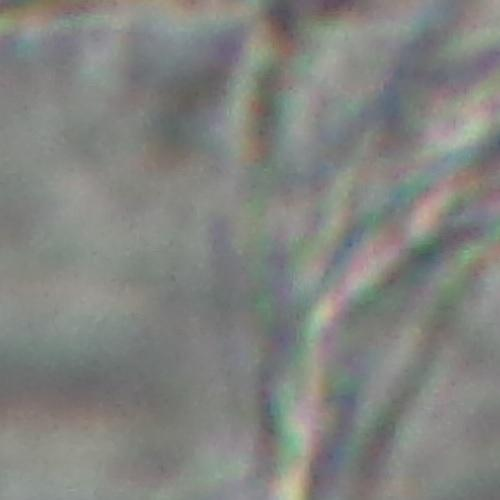
#> input picture Defungi/H1/H1_1a_1.jpg, 500 x 500 px; its folder holds only this picture in this run
$ jupyter execute --allow-errors EE258_Project.ipynb
#> lines starting #> are read from the running program, lines starting #| are printed output that depends on the picture
## Fungi Image Classification

[cell 1]
import matplotlib.pyplot as plt
import pandas as pd
import numpy as np
import os
import glob
import cv2
from sklearn.model_selection import train_test_split, KFold, cross_val_score, cross_val_predict, cross_validate, ShuffleSplit
from sklearn import preprocessing

import tensorflow as tf
#from tensorflow import keras
from tensorflow.keras.layers import Dense, Dropout, Input, Conv2D, GlobalAveragePooling2D, BatchNormalization, DepthwiseConv2D, Activation, Add, MaxPool2D
import keras
#from tensorflow.keras import layers
from tensorflow.keras import regularizers
from tensorflow.keras.optimizers import SGD, Adam, AdamW
#from tensorflow.keras.wrappers.scikit_learn import KerasClassifier
from scikeras.wrappers import KerasClassifier
from sklearn.pipeline import Pipeline
from sklearn.pipeline import FeatureUnion
from sklearn.preprocessing import StandardScaler
from tensorflow.keras.callbacks import Callback
from skimage.metrics import structural_similarity as ssim
from sklearn.model_selection import learning_curve
from tensorflow.keras.callbacks import EarlyStopping
import joblib
import collections
from sklearn.metrics import classification_report, confusion_matrix

print("Tensorflow Version:", tf.__version__)
print("Keras Version:", keras.__version__)

#project_path = 'Defungi_S'
project_path = 'Defungi'
#project_path = 'Defungi_Preprocessing'
project_seed = 42
project_image_size = (32,32)
#project_image_size = (64,64)
#project_image_size = (128,128)
#project_image_size = (500,500)
project_filter_size = 256
#project_batch_size = 16
project_batch_size = 128
project_epochs = 10
project_folds = 5
#project_split = 0.15   # Optimal split for ResNet
project_split = 0.3   # Optimal split for ConvMixer
#project_learning_rate = 0.001
project_learning_rate = 0.00032
project_auto = tf.data.AUTOTUNE

### Preprocessing the Data and Organizing as a csv-file

[cell 2]
import matplotlib.pyplot as plt
import matplotlib.image as mpimg
import os

# [4 lines left out: function plot_image, not called in this run]

[cell 3]
def variance_of_filtered_image(image_path, ker_edge_detect, is_im_show = 0):
    image = cv2.imread(image_path)
    image_gray = cv2.cvtColor(image,cv2.COLOR_BGR2GRAY)
    img = cv2.filter2D(src = image_gray.astype("uint8"), ddepth = -1, kernel = ker_edge_detect)
    variance = np.var(img)
    if is_im_show:
        print(variance)
        plot_image(image_path)
        plt.imshow(img)
        plt.show()  # Display the image
    return variance

[cell 4]
# [22 lines left out: functions mse, compare_images, not called in this run]

[cell 5]
def image_variance(image_path, is_im_show = 0):
#> called with image_path = 'Defungi/H1/H1_1a_1.jpg', is_im_show = 0
    image  = cv2.imread(image_path)
#> image is the input picture: shape (500, 500, 3); mean B, G, R 128.3, 131.9, 130.2
    mean = np.mean(image)
#> mean = 130.1
    variance = np.mean((image - mean) ** 2)
#> variance = 199.2
    if is_im_show:
        print(image_path)
        print(variance)
        plot_image(image_path)
    return variance

[cell 6]
ker_edge_detect_1 = np.array([[-1, -1, -1],
                              [-1,  8, -1],
                              [-1, -1, -1]])
ker_edge_detect_2 = np.array([[ 0, -1,  0],
                              [-1,  4, -1],
                              [ 0, -1,  0]])
ker_Sobel_x = np.array([[ -1,  0,  1],
                        [ -2,  0,  2],
                        [ -1,  0,  1]])
ker_Sobel_y = np.array([[ -1, -2, -1],
                        [  0,  0,  0],
                        [  1,  2,  1]])
ker_Sharpen = np.array([[ 0, -1,  0],
                        [-1,  5, -1],
                        [ 0, -1,  0]])
ker_Blurring = 1/9 *  np.array([[1, 1, 1],
                               [1, 1, 1],
                               [1, 1, 1]])

[cell 7]
files = [i for i in glob.glob(project_path + "//*//*")]
#np.random.shuffle(files)

# Taking the 2 symbols between the string 'Defungi\' and the file-name
labels = [os.path.dirname(i).split("/")[-1][-2:] for i in files]
fungus_classes = {'H1':0, 'H2':1, 'H3':2, 'H5':3, 'H6':4}
classes = [fungus_classes[labels[i]] for i in range(len(labels))]

variance = [image_variance(image_path_i) for image_path_i in glob.glob(project_path + "//*//*")]
#> call 2 of image_variance, with image_path = 'Defungi/H2/H2_1a_1.jpg', is_im_show = 0
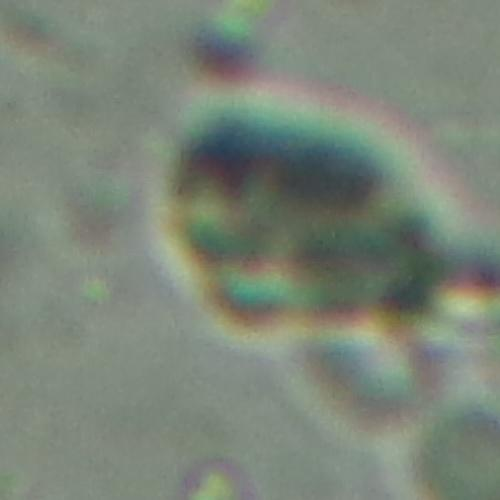
#> input picture Defungi/H2/H2_1a_1.jpg, 500 x 500 px
#> in image_variance, image is the input picture: shape (500, 500, 3); mean B, G, R 120.5, 133.3, 123.7
#> in image_variance (call 2), `mean = np.mean(image)`: mean = 125.8
#> in image_variance (call 2), `variance = np.mean((image - mean) ** 2)`: variance = 428.4
#> variance = [199.2, 428.4]
print("Image variance is calculated")
edge_detect_1 = [variance_of_filtered_image(image_path_i, ker_Sobel_x) for image_path_i in glob.glob(project_path + "//*//*")]
#> in variance_of_filtered_image, `img = cv2.filter2D(src = image_gray.astype("uint8"), ddepth = -1, kern..`:
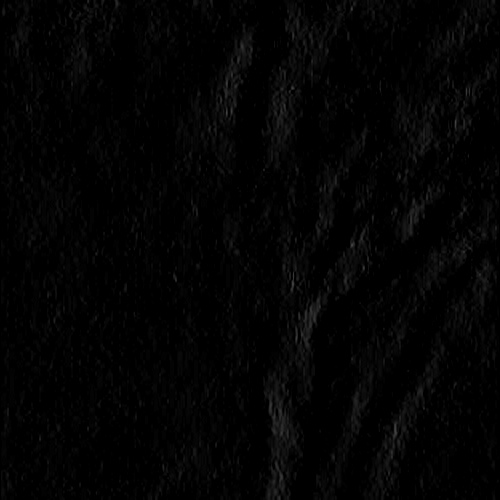
#> img: shape (500, 500); min 0, max 66, mean 3.4
#> in variance_of_filtered_image, `variance = np.var(img)`: variance = 34.45
#> call 2 of variance_of_filtered_image, with image_path = 'Defungi/H2/H2_1a_1.jpg', ker_edge_detect = array of shape (3, 3), is_im_show = 0
#> in variance_of_filtered_image (call 2), `image_gray = cv2.cvtColor(image,cv2.COLOR_BGR2GRAY)`:
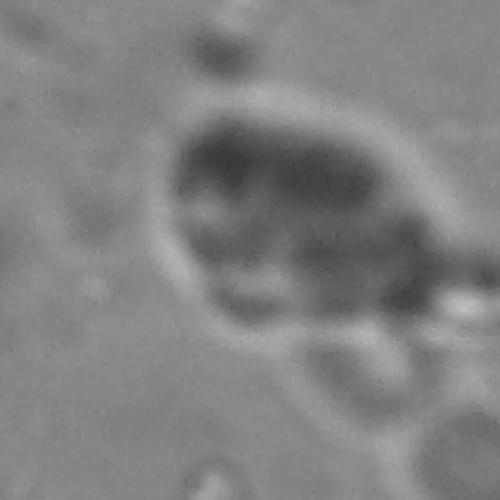
#> image_gray: shape (500, 500); min 56, max 193, mean 129
#> in variance_of_filtered_image (call 2), `variance = np.var(img)`: variance = 22.01
#> edge_detect_1 = [34.45, 22.01]
print("Variance of filtered image is calculated (Sobel_x)")
edge_detect_2 = [variance_of_filtered_image(image_path_i, ker_Sobel_y) for image_path_i in glob.glob(project_path + "//*//*")]
#> call 4 of variance_of_filtered_image, with image_path = 'Defungi/H2/H2_1a_1.jpg', ker_edge_detect = array of shape (3, 3), is_im_show = 0
#> in variance_of_filtered_image (call 4), `img = cv2.filter2D(src = image_gray.astype("uint8"), ddepth = -1, kern..`:
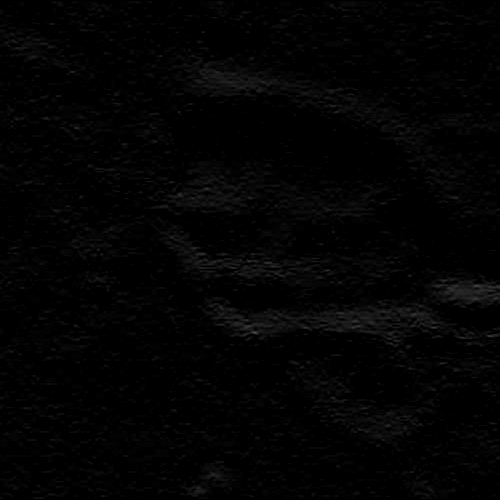
#> img: shape (500, 500); min 0, max 75, mean 3
#> in variance_of_filtered_image (call 4), `variance = np.var(img)`: variance = 30.82
#> edge_detect_2 = [26.8, 30.82]
print("Variance of filtered image is calculated (Sobel_y)")
data = zip(files, labels, classes, variance, edge_detect_1, edge_detect_2,
           variance/max(variance), edge_detect_1/max(edge_detect_1), edge_detect_2/max(edge_detect_2))
dataframe = pd.DataFrame(data, columns = ["Image", "Label", "Class", "Variance",
                                          "Sobel_x", "Sobel_y", "Norm_Variance", "Norm_Sobel_x", "Norm_Sobel_y"])
#> dataframe = table of 2 rows and 9 columns
dataframe.to_csv(project_path + '\Defungi.csv')
print(dataframe)
#> (printed output is left out)
